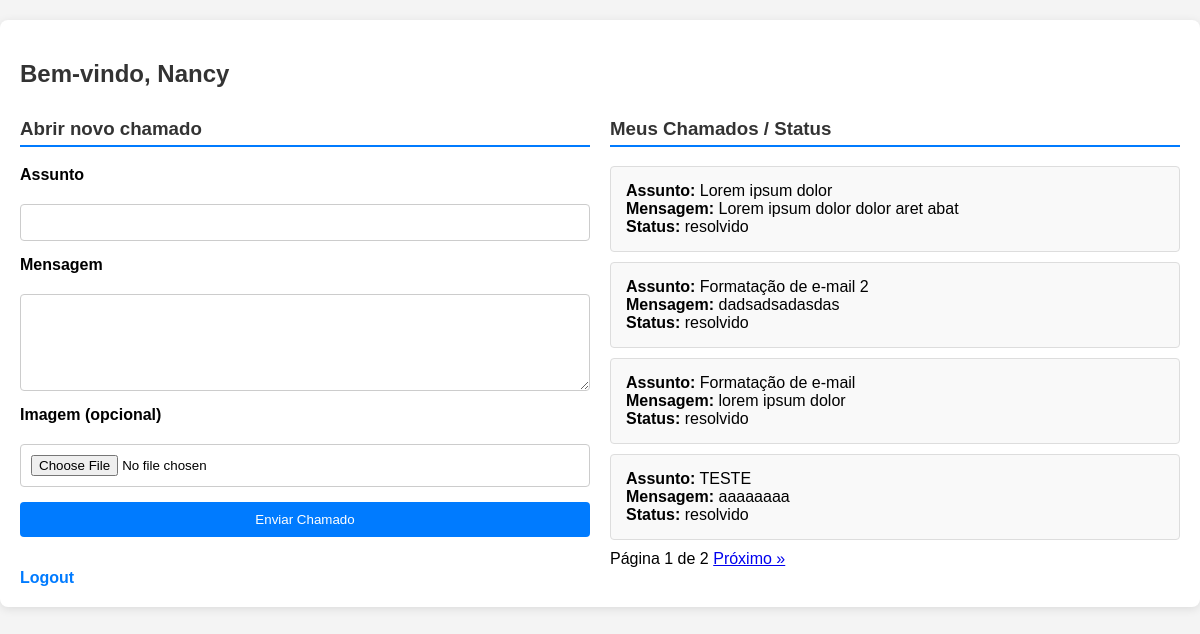
/dashboard (signed in), run on the app's committed database.
### tables this page shows
CREATE TABLE tickets (
                      id INTEGER PRIMARY KEY AUTOINCREMENT, 
                      user_id INTEGER, 
                      subject TEXT, 
                      message TEXT, 
                      image TEXT, 
                      status TEXT DEFAULT 'aberto',
                      FOREIGN KEY(user_id) REFERENCES users(id));

### app.py (the view)
@app.route('/dashboard', methods=['GET'])
def dashboard():
    if 'user_id' not in session:
        return redirect(url_for('login'))
    user_id = session['user_id']
    is_admin = session.get('is_admin', False)
    if is_admin:
        return redirect(url_for('admin_dashboard'))  # Redireciona para o painel do administrador
    page = request.args.get('page', 1, type=int)  # Captura a página atual
    per_page = 4  # Número de tickets por página
    offset = (page - 1) * per_page  # Cálculo do offset
    conn = sqlite3.connect('database.db')
    cursor = conn.cursor()
    cursor.execute("""
        SELECT id, subject, message, status
        FROM tickets
        WHERE user_id = ?
        ORDER BY id DESC
        LIMIT ? OFFSET ?
    """, (user_id, per_page, offset))
    tickets = cursor.fetchall()
    cursor.execute("SELECT COUNT(*) FROM tickets WHERE user_id = ?", (user_id,))
    total_tickets = cursor.fetchone()[0]
    conn.close()
    total_pages = (total_tickets + per_page - 1) // per_page  # Arredonda para cima
    return render_template('dashboard.html', tickets=tickets, total_pages=total_pages, current_page=page)

### templates/dashboard.html (shortened to what this page needs)
<!DOCTYPE html>
<html lang="pt-BR">
<head>
    <link rel="stylesheet" href="{{ url_for('static', filename='dash.css') }}">
</head>
<body>
    <div class="container">
        <h2>Bem-vindo, {{ session['user_name'] }}</h2>
        <div class="content-wrapper">
            <div class="form-section">
                <h3>Abrir novo chamado</h3>
                <form method="POST" action="{{ url_for('new_ticket') }}" enctype="multipart/form-data">
                    <label for="subject">Assunto</label>
                    <input type="text" name="subject" required>
                    <label for="message">Mensagem</label>
                    <textarea name="message" rows="5" required></textarea>
                    <label for="image">Imagem (opcional)</label>
                    <input type="file" name="image">
                    <button type="submit" class="btn">Enviar Chamado</button>
                </form>
            </div>
            <div class="tickets-section">
                <h3>Meus Chamados / Status</h3>
                {% if tickets %}
                    <ul>
                        {% for ticket in tickets %}
                            <li>
                                <strong>Assunto:</strong> {{ ticket[1] }}<br>
                                <strong>Mensagem:</strong> {{ ticket[2] }}<br>
                                <strong>Status:</strong> {{ ticket[3] }}<br>
                            </li>
                        {% endfor %}
                    </ul>
                    <div class="pagination">
                        <span>Página {{ current_page }} de {{ total_pages }}</span>
                        {% if current_page < total_pages %}
                            <a href="{{ url_for('dashboard', page=current_page + 1) }}">Próximo »</a>
                        {% endif %}
                    </div>
                {% else %}
                    <p>Você ainda não abriu nenhum chamado.</p>
                {% endif %}
            </div>
        </div>
        <a href="{{ url_for('logout') }}" class="logout-btn">Logout</a>
    </div>
</body>
</html>

### static/dash.css (style rules this page uses)
* { box-sizing: border-box; }
body { font-family: Arial, sans-serif; margin: 0; padding: 0; background-color: #f4f4f4; }
.container { max-width: 1200px; margin: 20px auto; padding: 20px; background-color: #fff; border-radius: 8px; box-shadow: 0 2px 10px rgba(0, 0, 0, 0.1); }
h2, h3 { color: #333; }
h2 { margin-bottom: 10px; }
h3 { margin-top: 20px; border-bottom: 2px solid #007BFF; padding-bottom: 5px; }
.content-wrapper { display: flex; justify-content: space-between; gap: 20px; }
.form-section, .tickets-section { flex: 1; min-width: 300px; }
form { display: grid; grid-template-columns: 1fr; gap: 15px; margin-bottom: 20px; }
label { font-weight: bold; margin-bottom: 5px; }
input[type="text"], textarea, input[type="file"] { width: 100%; padding: 10px; border: 1px solid #ccc; border-radius: 4px; transition: border-color 0.3s; }
textarea { resize: vertical; }
.btn { background-color: #007BFF; color: white; padding: 10px 15px; border: none; border-radius: 4px; cursor: pointer; transition: background-color 0.3s; }
ul { list-style-type: none; padding: 0; margin: 0; }
li { background-color: #f9f9f9; border: 1px solid #ddd; padding: 15px; margin-bottom: 10px; border-radius: 4px; }
.logout-btn { display: inline-block; margin-top: 1px; text-decoration: none; color: #007BFF; font-weight: bold; }

### data on the page
tickets: subject "Lorem ipsum dolor", message "Lorem ipsum dolor dolor aret abat", status "resolvido"
tickets: subject "Formatação de e-mail 2", message "dadsadsadasdas", status "resolvido"
tickets: subject "Formatação de e-mail", message "lorem ipsum dolor", status "resolvido"
tickets: subject "TESTE", message "aaaaaaaa", status "resolvido"

### other printed values
{{ session['user_name'] }} "Nancy"
{{ current_page }} "1"
{{ total_pages }} "2"
